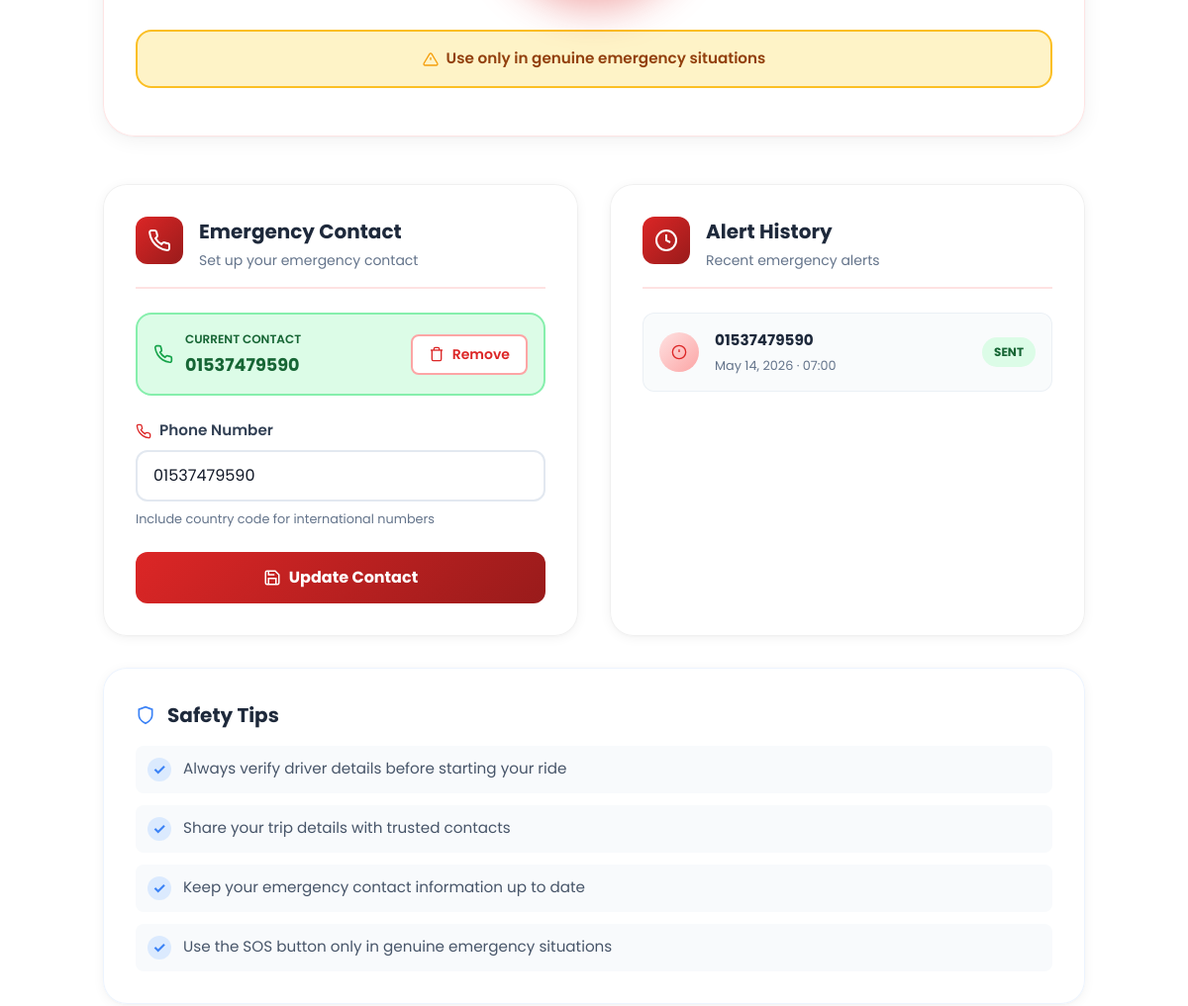
/emergency/ (signed in, middle part), run on an earlier commit of the app's database.
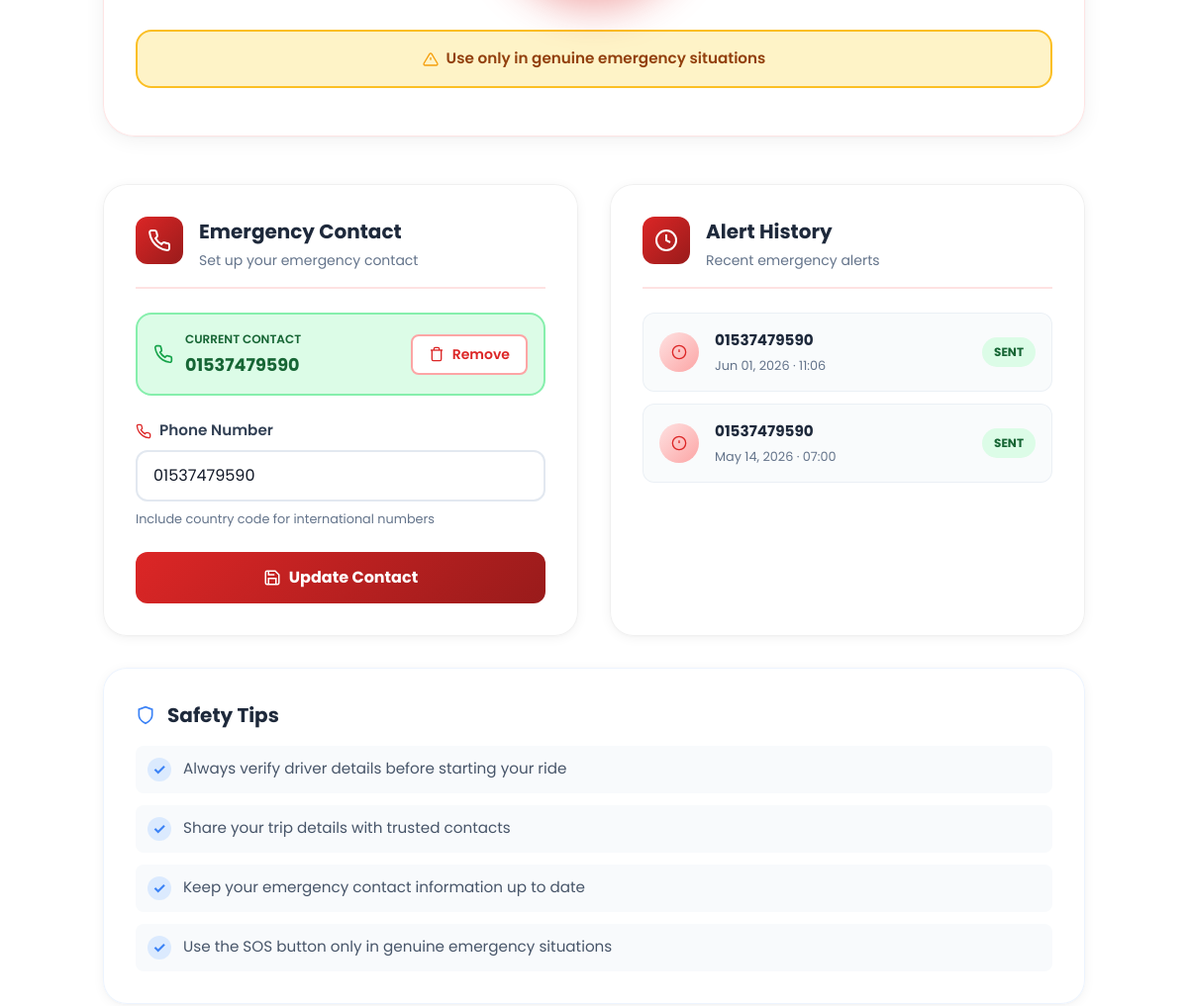
And on a later commit of the database.
### emergency/models.py (models this page shows, shortened)
class EmergencyAlert(models.Model):
	user = models.ForeignKey(settings.AUTH_USER_MODEL, on_delete=models.CASCADE, related_name="+")
	contact = models.ForeignKey(EmergencyContact, on_delete=models.CASCADE)
	triggered_at = models.DateTimeField(auto_now_add=True)
	status = models.CharField(max_length=20, choices=[("sent", "Sent"), ("failed", "Failed")], default="sent")
	class Meta:
		db_table = "core_emergencyalert"
		managed = False

class EmergencyContact(models.Model):
	user = models.OneToOneField(settings.AUTH_USER_MODEL, on_delete=models.CASCADE, related_name="+")
	phone_number = models.CharField(max_length=20)
	created_at = models.DateTimeField(auto_now_add=True)
	class Meta:
		db_table = "core_emergencycontact"
		managed = False

### core/views.py (the view)
# urls.py: path("emergency/", views.emergency_view, name="emergency"),
@login_required
def emergency_view(request):
    contact = None
    try:
        contact = request.user.emergency_contact
    except EmergencyContact.DoesNotExist:
        contact = None
    alerts = EmergencyAlert.objects.filter(user=request.user).order_by("-triggered_at")[:20]
    return render(request, "emergency.html", {"contact": contact, "alerts": alerts})

### core/templates/emergency.html (shortened to what the changed rows need)
{% extends "base.html" %}
{% block content %}
<div class="emergency-page">
  <div class="emergency-container">
    <div class="emergency-grid">
      <div class="emergency-card history-card">
        <div class="history-list-container">
          {% if alerts %}
          <ul class="history-list">
            {% for a in alerts %}
            <li class="history-item">
              <div class="history-icon">
                <svg width="16" height="16" viewBox="0 0 24 24" fill="none" stroke="currentColor" stroke-width="2">
                  <circle cx="12" cy="12" r="10"/>
                  <line x1="12" y1="8" x2="12" y2="12"/>
                  <line x1="12" y1="16" x2="12.01" y2="16"/>
                </svg>
              </div>
              <div class="history-details">
                <p class="history-contact">{{ a.contact.phone_number }}</p>
                <p class="history-time">{{ a.triggered_at|date:"M d, Y · H:i" }}</p>
              </div>
              <span class="history-status status-{{ a.status }}">{{ a.status|title }}</span>
            </li>
            {% endfor %}
          </ul>
          {% endif %}
        </div>
      </div>
    </div>
  </div>
</div>
{% endblock %}

What changed in the data, as far as the page shows it:
added EmergencyAlert: contact.phone_number "01537479590", triggered_at "Jun 01, 2026 · 11:06", status "SENT"
